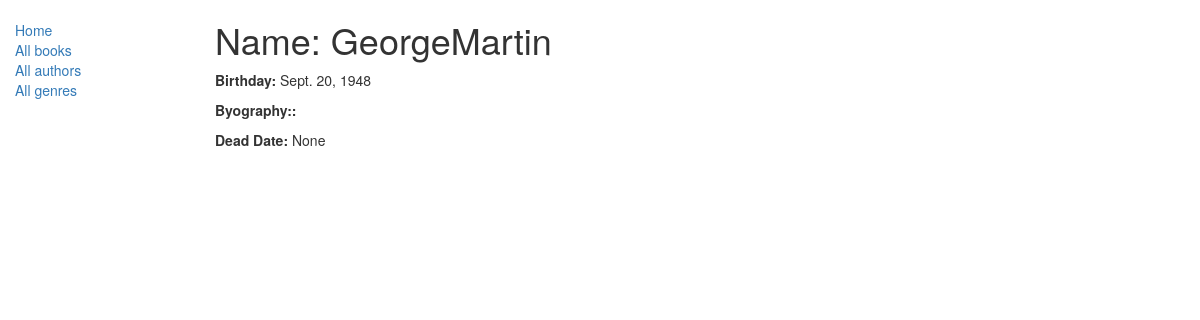
The app's page /catalog/author/1 with its own data.
### catalog/models.py (models this page shows, shortened)
class Author(models.Model):
    first_name = models.CharField(max_length=100)
    last_name = models.CharField(max_length=100)
    biography = models.TextField(default="no biography", max_length=1000, help_text='Enter a biography')
    date_of_birth = models.DateField(null=True, blank=True)
    date_of_death = models.DateField('Died', null=True, blank=True)
    class Meta:
        ordering = ['last_name']

### catalog/views.py (the view)
class AuthorDetailView(generic.DetailView):
    model = Author

### catalog/templates/catalog/author_detail.html
{% extends "base_generic.html" %}
{% block content %}
<h1>Name: {{ author.first_name }}{{ author.last_name }}</h1>
<p><strong>Birthday:</strong> {{ author.date_of_birth }}</p>
<p><strong>Byography::</strong> {{ book.summary }}</p>
<p><strong>Dead Date:</strong> {{ author.date_of_death }}</p>
{% endblock %}

### records on screen
Author: first_name "George", last_name "Martin", date_of_birth "Sept. 20, 1948", date_of_death "None"
